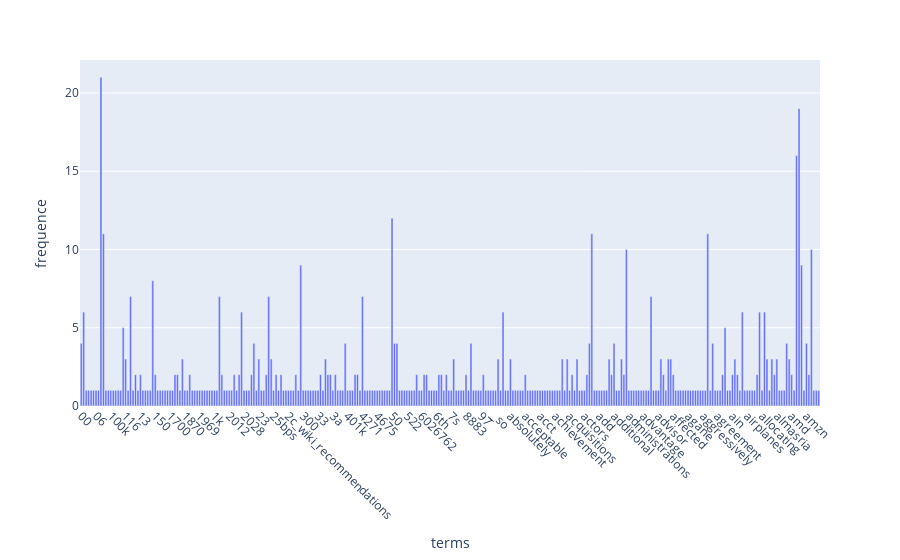

This figure's notebook cell:
### Code cell
draw_to=pd.DataFrame({"terms":count_vect.get_feature_names_out()[:300],
                "frequence":term_frequencies[:300]})
g=px.bar(draw_to,x="terms",y="frequence")
g.update_traces(textposition="outside")
g.update_layout(xaxis_tickangle=45)
g.show()

### Figure 1 — Plotly figure (JSON) as saved in the notebook; plotly's stock layout.template omitted (floating-point values rounded to 4 significant figures; data arrays with more than 128 entries replaced by an {"elided": "..."} marker saying what was removed)
{"data": [{"hovertemplate": "terms=%{x}<br>frequence=%{y}<extra></extra>", "legendgroup": "", "marker": {"color": "#636efa", "pattern": {"shape": ""}}, "name": "", "orientation": "v", "showlegend": false, "textposition": "outside", "type": "bar", "x": {"elided": "300 str values"}, "xaxis": "x", "y": {"elided": "300 int values"}, "yaxis": "y"}], "layout": {"barmode": "relative", "legend": {"tracegroupgap": 0}, "margin": {"t": 60}, "xaxis": {"anchor": "y", "domain": [0, 1], "tickangle": 45, "title": {"text": "terms"}}, "yaxis": {"anchor": "x", "domain": [0, 1], "title": {"text": "frequence"}}}}
